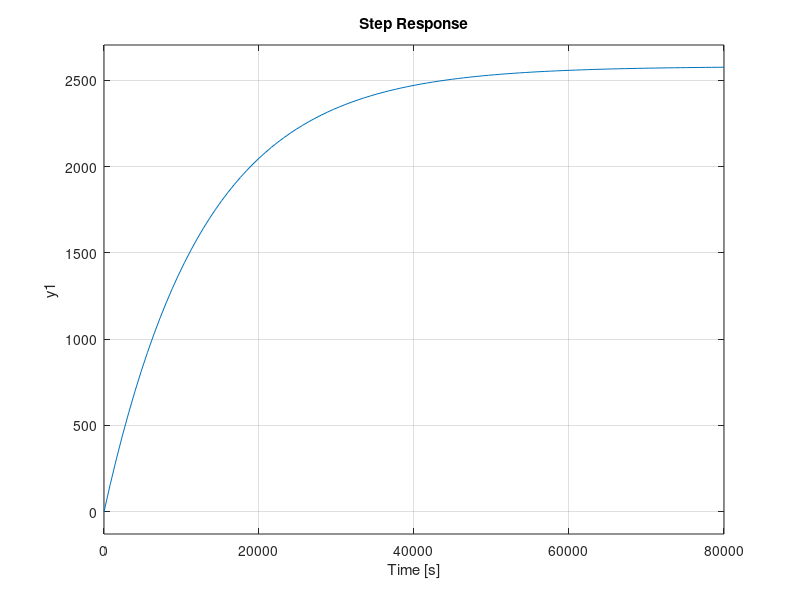
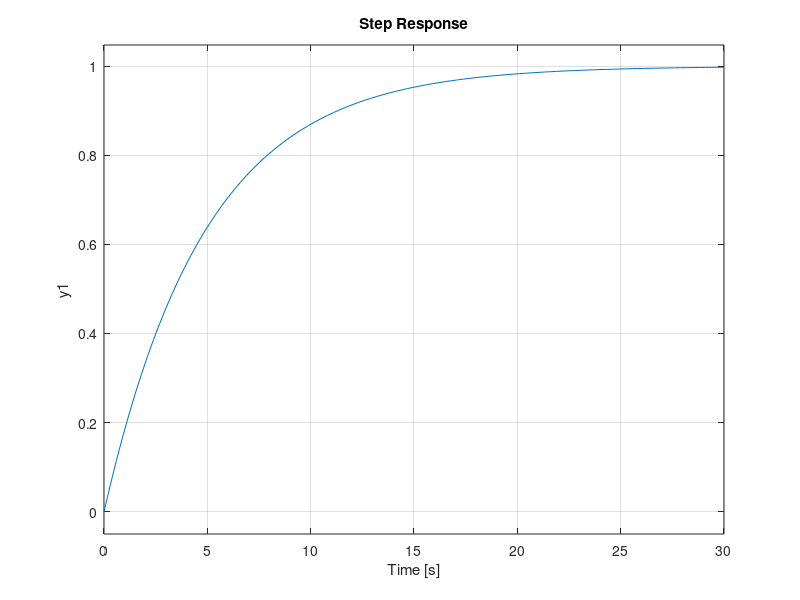

MATLAB code for these plots, in order: (Note: this script raises an error after producing the figures.)

ruta='MatLab WorkSpace/TPI/TdC/images/'; %ejecutar primero

%% sin controlador 

fig=figure(1)
num=[2580];
den=[12664 1];
FTLA = tf(num,den)
step(FTLA);
saveas(fig,strcat(ruta,'ftla_sin_cont.png'));

fig=figure(2)
FTLC = feedback(FTLA,1)
step(FTLC);
saveas(fig,strcat(ruta,'ftlc_sin_cont.png'));

%% retardo de 2.1 segundos

fig=figure(3);
num=[2580];
den=[12664 1];
FTLA = tf(num,den,'InputDelay',2.1) %si se cambia retardo, cambiar nombre
step(FTLA);
saveas(fig,strcat(ruta,'ftla_retardo2-1.png'));
%Como es de esperarse, en lazo abierto no afecta a C(t)
%Afecta, pero requiere un mayor tiempo de retardo
FTLASinRetardo = tf(num,den);
FTLCSinRetardo = feedback(FTLASinRetardo,1);

fig=figure(4);
hold on;
t=0:0.1:55;
FTLC = feedback(FTLA,1)
step(t,FTLC,'-b');
FTLA2 = tf(num,den,'InputDelay',5);
step(t,feedback(FTLA2,1),'-g');
FTLA3 = tf(num,den,'InputDelay',9);
step(t,feedback(FTLA3,1),'-r');
legend('T = 2.1','T = 5', 'T = 9');
saveas(fig,strcat(ruta,'ftlc_retardo_varios.png'));

fig=figure(5);
hold on;
step(FTLCSinRetardo,'-r');
step(FTLC,'-b');
legend('FTLC','FTLC c/retardo');
saveas(fig,strcat(ruta,'comparacion_retardo.png'));


%% sintonizacion de controlador P pidTuner

num=[2580];
den=[12664 2581];
FTLC = tf(num,den);

den2=[12664 1];
Gp = tf(num,den2);

Gc = pidtune(FTLC,'P')
%pidTuner(FTLC,Gc);

%Despues del tuner
Kp = 5.473;
Gc = Kp;

fig=figure(1);
hold on;
FTLA = Gp*Gc;
FTLCP = feedback(FTLA,1) %se estabiliza en 0.999929
step(FTLCP,'-r');
step(FTLC,'-b');
legend('Kp=5.473','Sin controlador');
ylim([0 1.2]);
xlim([0 30]);
saveas(fig,strcat(ruta,'pidtuner_p.png'));


%% sintonizacion de controlador PI pidTuner

num=[2580];
den=[12664 2581];
FTLC = tf(num,den);

den2=[12664 1];
Gp = tf(num,den2);

Gc = pidtune(FTLC,'PI') 
%pidTuner(FTLC,Gc);

%Despues del tuner
Kp = 6.77;
Ki = 1.38;
Gc = Kp + tf([Ki],[1 0]);

fig=figure(1);
hold on;
FTLA = Gp*Gc;
FTLCPI = feedback(FTLA,1) %sin error
step(FTLCPI,'-r');
step(FTLC,'-b');
legend('Kp=6.77, Ki=1.38','Sin controlador');
ylim([0 1.2]);
xlim([0 30]);
saveas(fig,strcat(ruta,'pidtuner_pi.png'));


%% sintonizacion de controlador PD pidTuner

num=[2580];
den=[12664 2581];
FTLC = tf(num,den);

den2=[12664 1];
Gp = tf(num,den2);

Gc = pidtune(FTLC,'PD') 
%pidTuner(FTLC,Gc);

%Despues del tuner
Kp = 6.847;
Kd = 0;  
Gc = Kp + tf([Kd 0],[1]);

fig=figure(1);
hold on;
FTLA = Gp*Gc;
FTLCPD = feedback(FTLA,1) %se estabiliza en 0.999944
step(FTLCPD,'-r');
step(FTLC,'-b');
legend('Kp=6.85, Kd=0','Sin controlador');
ylim([0 1.2]);
xlim([0 30]);
saveas(fig,strcat(ruta,'pidtuner_pd.png'));


%% sintonizacion de controlador PID pidTuner

num=[2580];
den=[12664 2581];
FTLC = tf(num,den);

den2=[12664 1];
Gp = tf(num,den2);

Gc = pidtune(FTLC,'PID')
%pidTuner(FTLC,Gc);

%Despues del tuner
Kp = 6.178;
Ki = 1.259;
kd = 0;

Gc = Kp + tf([Ki],[1 0]) + tf([kd 0],[1]);

fig=figure(1);
hold on;
FTLA=Gp*Gc;
FTLCPID = feedback(FTLA,1) %sin error
step(FTLCPID,'-r');
step(FTLC,'-b');
legend('Kp=6.18, Ki=1.26, Kd=0','Sin controlador');
ylim([0 1.2]);
xlim([0 30]);
saveas(fig,strcat(ruta,'pidtuner_pid.png'));


%% sintonizacion pidTuner con retardo P
k=2580;
L=2.1;
T=12664;
num=[k];
den=[T 1];
Gp = tf(num,den,'InputDelay',L)
FTLCp=feedback(Gp,1)


Gc = pidtune(FTLCp,'P')
pidTuner(FTLCp,Gc);

%Despues del tuner
Kp = 1.503; % un buen valor, teniendo en cuenta el analisis siguiente (curva de reaccion del proceso)
Gc = Kp;

fig=figure(1);
FTLA = Gp*Gc;
FTLC = feedback(FTLA,1)
step(FTLC);
saveas(fig,strcat(ruta,'pidtuner_retraso2-1_p.png'));


%% sintonizacion pidTuner con retardo PI
k=2580;
L=2.1;
T=12664;
num=[k];
den=[T 1];
Gp = tf(num,den,'InputDelay',L);
FTLCpi=feedback(Gp,1);

Gc = pidtune(FTLCpi,'PI');
pidTuner(FTLCpi,Gc);

%Despues del tuner
kp = 0.446; %inestable, por que?? con 1.001 queda bien (cumple requerimiento de overshoot<1%)
ki = 0.267; %queda inestable, por que?? con 0.0000000000001 queda bien
Gc = kp + tf([ki],[1 0]);

fig=figure(1);
FTLA = Gp*Gc;
FTLC = feedback(FTLA,1)
step(FTLC);
saveas(fig,strcat(ruta,'pidtuner_retraso2-1_pi.png'));






